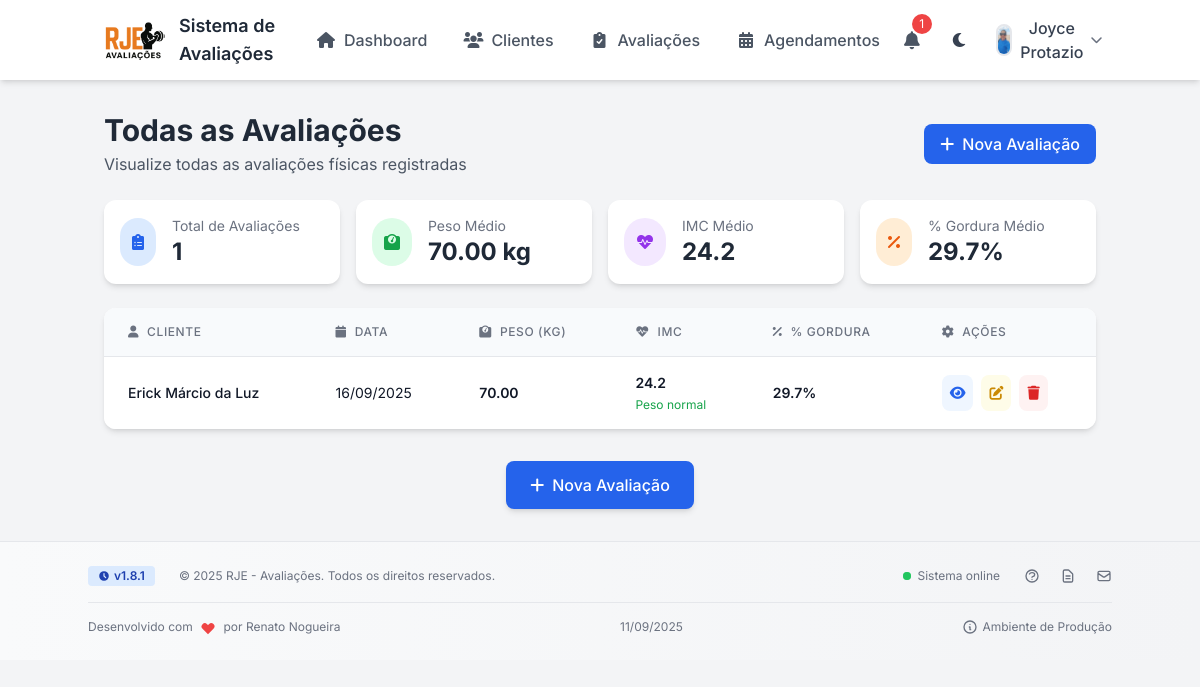
Screenshot of /pages/avaliacoes/listar.php (signed in) with the database file from the repository.
### tables this page shows
CREATE TABLE usuarios (
                id INTEGER PRIMARY KEY AUTOINCREMENT,
                username TEXT UNIQUE NOT NULL,
                password TEXT NOT NULL,
                nome TEXT NOT NULL,
                email TEXT UNIQUE NOT NULL,
                created_at TIMESTAMP DEFAULT CURRENT_TIMESTAMP
            , telefone TEXT, especialidade TEXT, config_horario_abertura TEXT DEFAULT '08:00', config_horario_fechamento TEXT DEFAULT '18:00', config_duracao_padrao INTEGER DEFAULT 60, config_dias_trabalho TEXT DEFAULT '1,2,3,4,5', foto TEXT);

CREATE TABLE avaliacoes (
                id INTEGER PRIMARY KEY AUTOINCREMENT,
                cliente_id INTEGER NOT NULL,
                data_avaliacao DATE NOT NULL,
                peso REAL,
                altura REAL,
                imc REAL,
                percentual_gordura REAL,
                massa_magra REAL,
                massa_gorda REAL,
                circunferencia_abdominal REAL,
                circunferencia_quadril REAL,
                rcq REAL,
                pressao_arterial TEXT,
                frequencia_cardiaca INTEGER,
                flexibilidade TEXT,
                resistencia TEXT,
                forca TEXT,
                foto_frontal TEXT,
                foto_lateral TEXT,
                foto_posterior TEXT,
                observacoes TEXT,
                created_at TIMESTAMP DEFAULT CURRENT_TIMESTAMP,
                usuario_id INTEGER, treino_sugerido TEXT, anamnese_completa TEXT, parq TEXT, aha TEXT, perimetro_braco REAL, perimetro_antebraco REAL, perimetro_coxa REAL, perimetro_panturrilha REAL, massa_muscular REAL,
                FOREIGN KEY (cliente_id) REFERENCES clientes(id),
                FOREIGN KEY (usuario_id) REFERENCES usuarios(id)
            );

CREATE TABLE clientes (
                id INTEGER PRIMARY KEY AUTOINCREMENT,
                nome TEXT NOT NULL,
                email TEXT,
                telefone TEXT,
                data_nascimento DATE,
                sexo TEXT,
                altura REAL,
                observacoes TEXT,
                foto TEXT,
                created_at TIMESTAMP DEFAULT CURRENT_TIMESTAMP,
                usuario_id INTEGER, codigo_acesso TEXT,
                FOREIGN KEY (usuario_id) REFERENCES usuarios(id)
            );

### pages/avaliacoes/listar.php (the view, shortened to what the rows shown need)
<?php
require_once '../../includes/db.php';
$clienteId = isset($_GET['cliente_id']) ? $_GET['cliente_id'] : null;
$cliente = [];
$query = "
    SELECT a.*, c.nome as cliente_nome
    FROM avaliacoes a
    JOIN clientes c ON a.cliente_id = c.id
    WHERE a.usuario_id = :usuario_id
";
$query .= " ORDER BY a.data_avaliacao DESC";
$stmt = $db->prepare($query);
$stmt->bindValue(':usuario_id', getCurrentUserId());
$result = $stmt->execute();
$avaliacoes = [];
while ($row = $result->fetchArray(SQLITE3_ASSOC)) {
    $avaliacoes[] = $row;
}
?>
<?php include '../../includes/header.php'; ?>
<div class="container mx-auto px-4 py-8">
    <div class="flex flex-col md:flex-row md:justify-between md:items-center mb-6">
        <div>
            <?php if ($clienteId): ?>
            <h1 class="text-3xl font-bold text-gray-800 dark:text-gray-100">Avaliações de
                <?php echo htmlspecialchars($cliente['nome']); ?>
            </h1>
            <p class="text-gray-600 dark:text-gray-400 mt-1">Histórico completo de avaliações físicas</p>
            <?php else: ?>
            <h1 class="text-3xl font-bold text-gray-800 dark:text-gray-100">Todas as Avaliações</h1>
            <?php endif; ?>
        </div>
    </div>
    <div class="bg-white dark:bg-gray-800 rounded-xl shadow-md overflow-hidden">
        <div class="overflow-x-auto">
            <table class="min-w-full divide-y divide-gray-200 dark:divide-gray-700">
                <thead class="bg-gray-50 dark:bg-gray-700">
                    <tr>
                        <?php if (!$clienteId): ?>
                        <th
                            class="px-6 py-4 text-left text-xs font-medium text-gray-500 dark:text-gray-300 uppercase tracking-wider">
                            <div class="flex items-center">
                                <i class="fas fa-user mr-2"></i> Cliente
                            </div>
                        </th>
                        <?php endif; ?>
                        <th
                            class="px-6 py-4 text-left text-xs font-medium text-gray-500 dark:text-gray-300 uppercase tracking-wider">
                            <div class="flex items-center">
                                <i class="fas fa-calendar mr-2"></i> Data
                            </div>
                        </th>
                        <th
                            class="px-6 py-4 text-left text-xs font-medium text-gray-500 dark:text-gray-300 uppercase tracking-wider">
                            <div class="flex items-center">
                                <i class="fas fa-weight-scale mr-2"></i> Peso (kg)
                            </div>
                        </th>
                        <th
                            class="px-6 py-4 text-left text-xs font-medium text-gray-500 dark:text-gray-300 uppercase tracking-wider">
                            <div class="flex items-center">
                                <i class="fas fa-heart-pulse mr-2"></i> IMC
                            </div>
                        </th>
                        <th
                            class="px-6 py-4 text-left text-xs font-medium text-gray-500 dark:text-gray-300 uppercase tracking-wider">
                            <div class="flex items-center">
                                <i class="fas fa-percent mr-2"></i> % Gordura
                        </th>
                        <th
                            class="px-6 py-4 text-left text-xs font-medium text-gray-500 dark:text-gray-300 uppercase tracking-wider">
                            <div class="flex items-center">
                                <i class="fas fa-cog mr-2"></i> Ações
                            </div>
                        </th>
                    </tr>
                </thead>
                <tbody class="bg-white dark:bg-gray-800 divide-y divide-gray-200 dark:divide-gray-700">
                    <?php if (empty($avaliacoes)): ?>
                    <tr>
                        <td colspan="<?php echo $clienteId ? 5 : 6; ?>" class="px-6 py-12 text-center">
                            <div class="text-gray-400 dark:text-gray-500">
                                <i class="fas fa-clipboard-list text-4xl mb-3"></i>
                                <p class="text-lg">Nenhuma avaliação encontrada</p>
                                <p class="text-sm mt-2">Comece registrando uma nova avaliação</p>
                                <a href="registrar.php?cliente_id=<?php echo $clienteId; ?>"
                                    class="mt-4 inline-block bg-blue-600 hover:bg-blue-700 text-white font-medium py-2 px-4 rounded-lg transition duration-200 ease-in-out">
                                    <i class="fas fa-plus mr-2"></i> Nova Avaliação
                                </a>
                            </div>
                        </td>
                    </tr>
                    <?php else: ?>
                    <?php foreach ($avaliacoes as $avaliacao): ?>
                    <tr class="hover:bg-gray-50 dark:hover:bg-gray-700 transition duration-150 ease-in-out">
                        <?php if (!$clienteId): ?>
                        <td class="px-6 py-4 whitespace-nowrap">
                            <div class="flex items-center">
                                <div class="text-sm font-medium text-gray-900 dark:text-gray-100">
                                    <?php echo htmlspecialchars($avaliacao['cliente_nome']); ?>
                                </div>
                            </div>
                        </td>
                        <?php endif; ?>
                        <td class="px-6 py-4 whitespace-nowrap">
                            <div class="text-sm text-gray-900 dark:text-gray-100">
                                <?php echo date('d/m/Y', strtotime($avaliacao['data_avaliacao'])); ?>
                            </div>
                        </td>
                        <td class="px-6 py-4 whitespace-nowrap">
                            <div class="text-sm font-semibold text-gray-900 dark:text-gray-100">
                                <?php echo number_format($avaliacao['peso'], 2); ?>
                            </div>
                        </td>
                        <td class="px-6 py-4 whitespace-nowrap">
                            <div class="text-sm font-semibold text-gray-900 dark:text-gray-100">
                                <?php echo number_format($avaliacao['imc'], 1); ?>
                            </div>
                            <div class="text-xs mt-1 <?php
                                                                $imc = $avaliacao['imc'];
                                                                if ($imc < 18.5) echo 'text-yellow-600 dark:text-yellow-400';
                                                                elseif ($imc < 25) echo 'text-green-600 dark:text-green-400';
                                                                elseif ($imc < 30) echo 'text-orange-600 dark:text-orange-400';
                                                                else echo 'text-red-600 dark:text-red-400';
                                                                ?>">
                                <?php
                                        if ($imc < 18.5) echo 'Abaixo do peso';
                                        elseif ($imc < 25) echo 'Peso normal';
                                        elseif ($imc < 30) echo 'Sobrepeso';
                                        elseif ($imc < 35) echo 'Obesidade Grau I';
                                        elseif ($imc < 40) echo 'Obesidade Grau II';
                                        else echo 'Obesidade Grau III';
                                        ?>
                            </div>
                        </td>
                        <td class="px-6 py-4 whitespace-nowrap">
                            <div class="text-sm font-semibold text-gray-900 dark:text-gray-100">
                                <?php echo number_format($avaliacao['percentual_gordura'], 1); ?>%
                            </div>
                        </td>
                        <td class="px-6 py-4 whitespace-nowrap text-sm font-medium">
                            <div class="flex space-x-2">
                                <a href="detalhes.php?id=<?php echo $avaliacao['id']; ?>"
                                    class="text-blue-600 hover:text-blue-900 dark:text-blue-400 dark:hover:text-blue-300 p-2 rounded-lg bg-blue-50 dark:bg-blue-900/30 hover:bg-blue-100 dark:hover:bg-blue-900/50 transition duration-200 ease-in-out"
                                    title="Detalhes">
                                    <i class="fas fa-eye"></i>
                                </a>
                                <a href="editar.php?id=<?php echo $avaliacao['id']; ?>"
                                    class="text-yellow-600 hover:text-yellow-900 dark:text-yellow-400 dark:hover:text-yellow-300 p-2 rounded-lg bg-yellow-50 dark:bg-yellow-900/30 hover:bg-yellow-100 dark:hover:bg-yellow-900/50 transition duration-200 ease-in-out"
                                    title="Editar">
                                    <i class="fas fa-edit"></i>
                                </a>
                                <a href="excluir.php?id=<?php echo $avaliacao['id']; ?>"
                                    class="text-red-600 hover:text-red-900 dark:text-red-400 dark:hover:text-red-300 p-2 rounded-lg bg-red-50 dark:bg-red-900/30 hover:bg-red-100 dark:hover:bg-red-900/50 transition duration-200 ease-in-out"
                                    title="Excluir"
                                    onclick="return confirm('Tem certeza que deseja excluir esta avaliação?')">
                                    <i class="fas fa-trash"></i>
                                </a>
                            </div>
                        </td>
                    </tr>
                    <?php endforeach; ?>
                    <?php endif; ?>
                </tbody>
            </table>
        </div>
    </div>
</div>
<?php include '../../includes/footer.php'; ?>

### includes/header.php (shortened to what the rows shown need)
<!DOCTYPE html>
<html lang="pt-BR" class="light">
<head>
    <script src="https://cdn.tailwindcss.com"></script>
    <link rel="stylesheet" href="https://cdn.jsdelivr.net/npm/flatpickr/dist/flatpickr.min.css">
    <link rel="stylesheet" href="https://cdnjs.cloudflare.com/ajax/libs/font-awesome/6.0.0/css/all.min.css">
</head>
<body class="bg-gray-100 dark:bg-dark-900 text-gray-800 dark:text-gray-200 transition-colors duration-200">
    <header class="bg-white dark:bg-dark-800 shadow-md sticky top-0 z-30">
        <div class="container mx-auto px-4 py-3 flex justify-between items-center">
            <div class="flex items-center">
                <h1 class="ml-3 text-lg font-semibold hidden md:block">Sistema de Avaliações</h1>
            </div>
            <div class="flex items-center gap-4">
                <div class="relative">
                    <button id="user-menu"
                        class="flex items-center space-x-2 focus:outline-none p-1 rounded-md hover:bg-gray-100 dark:hover:bg-dark-700 transition-colors"
                        aria-label="Menu do usuário">
                        <?php
                        $fotoUsuario = '';
                        if (isset($_SESSION['user_id'])) {
                            $stmt = $db->prepare("SELECT foto FROM usuarios WHERE id = :id");
                            $stmt->bindValue(':id', $_SESSION['user_id'], SQLITE3_INTEGER);
                            $result = $stmt->execute();
                            $usuario = $result->fetchArray(SQLITE3_ASSOC);
                            $fotoUsuario = $usuario['foto'] ?? '';
                        }
                        ?>
                        <?php if (!empty($fotoUsuario)): ?>
                        <img src="<?= BASE_URL ?>/../uploads/<?= htmlspecialchars($fotoUsuario) ?>"
                            alt="Foto do usuário"
                            class="h-8 w-8 rounded-full object-cover border-2 border-gray-200 dark:border-dark-600">
                        <?php endif; ?>
                        <span
                            class="text-gray-700 dark:text-gray-300 font-medium hidden lg:block"><?php echo htmlspecialchars($_SESSION['username']); ?></span>
                        <i class="fas fa-chevron-down text-gray-500 dark:text-gray-400 text-xs"></i>
                    </button>
                </div>
            </div>
        </div>
    </header>

### rows the page displays
usuarios: foto (picture)
avaliacoes: cliente.nome "Erick Márcio da Luz", data_avaliacao "16/09/2025", peso "70.00", imc "24.2", shows "Peso normal", percentual_gordura "29.7"

### other values shown
$unreadCount "1"
$_SESSION['username'] "Joyce Protazio"
count($avaliacoes) "1"
$somaPesos / count($avaliacoes) "70.00"
$somaImc / count($avaliacoes) "24.2"
$somaGordura / $countGordura "29.7"
